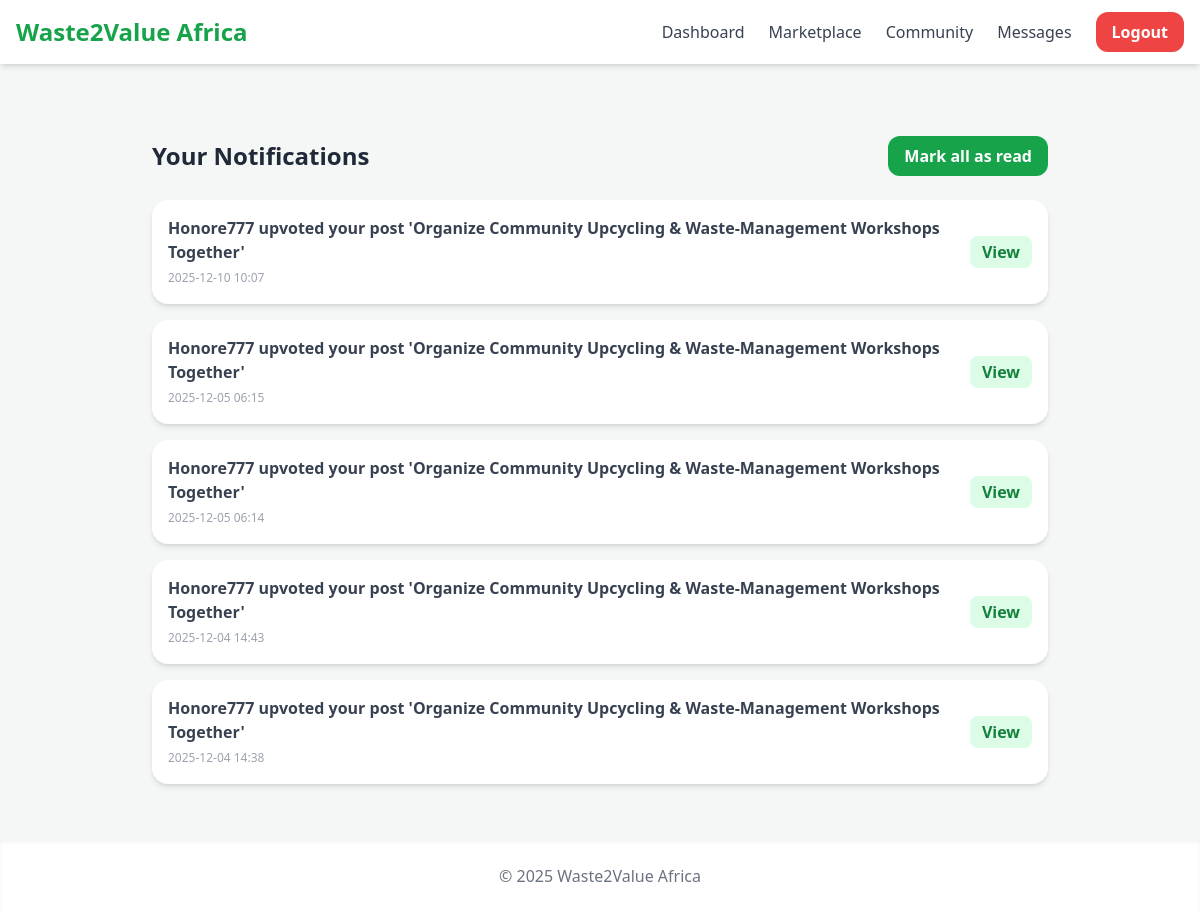
The app's page /notifications (signed in) with its own data.
### models.py (models this page shows, shortened)
class Notification(db.Model):
    __tablename__ = "notifications"
    id = db.Column(db.Integer, primary_key=True)
    user_id = db.Column(db.Integer, db.ForeignKey("users.id", ondelete="CASCADE"), nullable=False, index=True)
    message = db.Column(db.String(255), nullable=False)
    link = db.Column(db.String(512), nullable=True)  # Optional link when clicked
    is_read = db.Column(db.Boolean, default=False, nullable=False)
    type = db.Column(db.Enum(NotificationTypeEnum), default=NotificationTypeEnum.info, nullable=False)
    icon = db.Column(db.String(100), nullable=True)  # Optional icon class (FontAwesome / Bootstrap)
    created_at = db.Column(db.DateTime, default=datetime.utcnow, nullable=False, index=True)
    user = db.relationship("User", back_populates="notifications", lazy="joined")

### routes_notifications.py (the view)
@notifications_bp.route("/notifications")
@login_required
def list_notifications():
    notes = Notification.query.filter_by(user_id=current_user.id).order_by(Notification.created_at.desc()).all()
    return render_template("notifications.html", notifications=notes)

### routes_auth.py (called while the page is built)
@login_manager.user_loader
def load_user(user_id):
    return User.query.get(int(user_id))

### templates/notifications.html (shortened to what this page needs)
{% extends "base.html" %}
{% block content %}
<div class="max-w-4xl mx-auto mt-8">
    <div class="flex justify-between items-center mb-6">
        <h2 class="text-2xl font-bold text-gray-800">Your Notifications</h2>
        <a href="{{ url_for('notifications.read_all_notifications') }}"
           class="px-4 py-2 bg-green-600 text-white rounded-xl hover:bg-green-700 transition font-semibold">
           Mark all as read
        </a>
    </div>
    {% if notifications %}
    <div class="space-y-4">
        {% for note in notifications %}
        <div class="bg-white rounded-2xl shadow-md p-4 flex justify-between items-center hover:shadow-lg transition">
            <div class="flex gap-2 items-center">
                <div>
                    <p class="text-gray-700 font-medium {% if not note.is_read %}font-semibold{% endif %}">
                        {{ note.message }}
                    </p>
                    <span class="text-xs text-gray-400">{{ note.created_at.strftime('%Y-%m-%d %H:%M') }}</span>
                </div>
            </div>
            <a href="{{ url_for('notifications.read_notification', note_id=note.id) }}"
               class="px-3 py-1 bg-green-100 text-green-700 rounded-lg hover:bg-green-200 transition font-semibold">
               View
            </a>
        </div>
        {% endfor %}
    </div>
    {% else %}
    <p class="text-gray-500 text-center">No notifications found.</p>
    {% endif %}
</div>
{% endblock %}

### templates/base.html (style rules this page uses)
body { background-color: #f4f7f6; }

### records on screen
Notification: message "Honore777 upvoted your post 'Organize Community Upcycling & Waste‑Management Workshops Together'", created_at "2025-12-10 10:07"
Notification: message "Honore777 upvoted your post 'Organize Community Upcycling & Waste‑Management Workshops Together'", created_at "2025-12-05 06:15"
Notification: message "Honore777 upvoted your post 'Organize Community Upcycling & Waste‑Management Workshops Together'", created_at "2025-12-05 06:14"
Notification: message "Honore777 upvoted your post 'Organize Community Upcycling & Waste‑Management Workshops Together'", created_at "2025-12-04 14:43"
Notification: message "Honore777 upvoted your post 'Organize Community Upcycling & Waste‑Management Workshops Together'", created_at "2025-12-04 14:38"

### other values on screen
{{ current_year if current_year else '2025' }} "2025"
